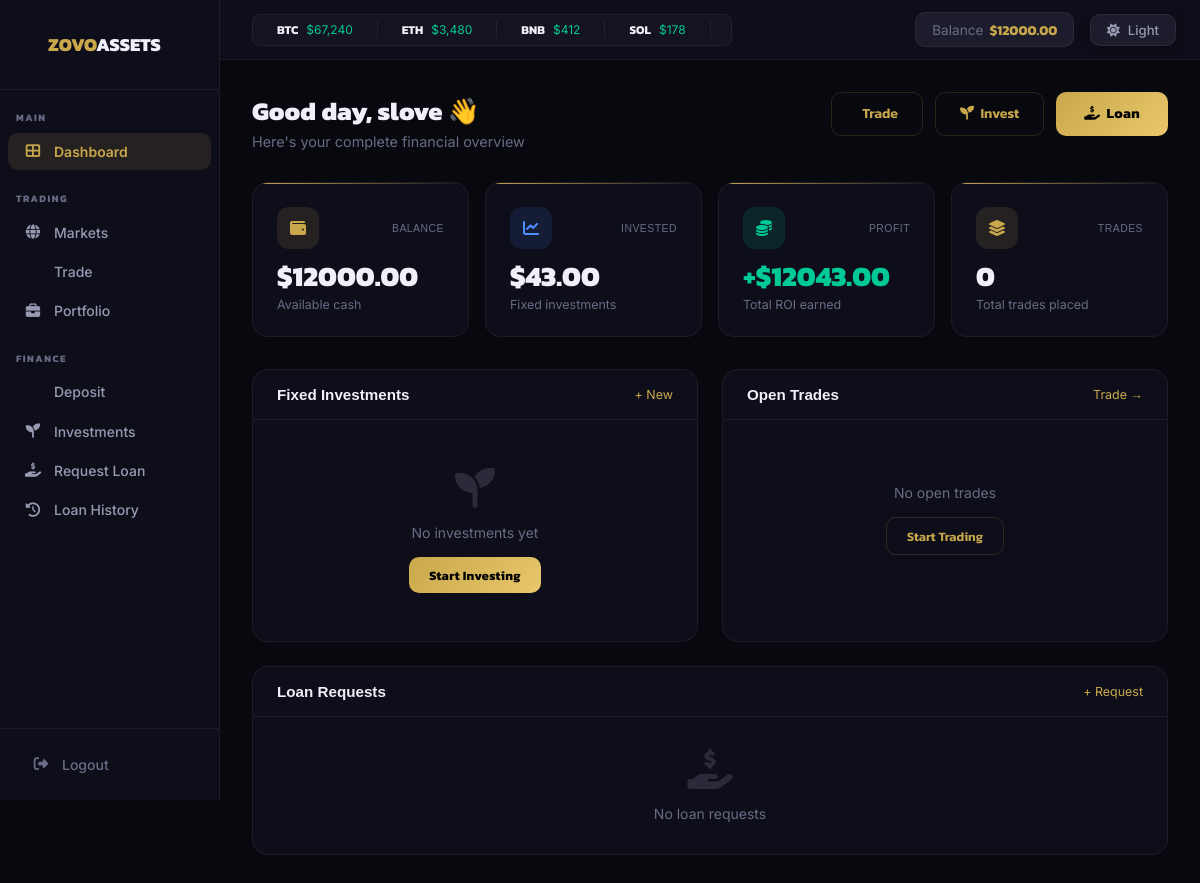
The page /dashboard/ (signed in) on the database its author committed.
### core/models.py (models this page shows, shortened)
class User(AbstractBaseUser, PermissionsMixin):
    full_name = models.CharField(max_length=150)
    email = models.EmailField(unique=True)
    phone = models.CharField(max_length=20, blank=True)
    is_active = models.BooleanField(default=True)
    is_staff = models.BooleanField(default=False)
    date_joined = models.DateTimeField(auto_now_add=True)
    USERNAME_FIELD = "email"
    REQUIRED_FIELDS = ["full_name"]
    objects = UserManager()

class Wallet(models.Model):
    user = models.OneToOneField(User, on_delete=models.CASCADE, related_name="wallet")
    balance = models.DecimalField(max_digits=14, decimal_places=2, default=0)
    total_invested = models.DecimalField(max_digits=14, decimal_places=2, default=0)
    total_profit = models.DecimalField(max_digits=14, decimal_places=2, default=0)
    created_at = models.DateTimeField(auto_now_add=True)
    updated_at = models.DateTimeField(auto_now=True)

### core/views.py (the view)
# urls.py: path("dashboard/", views.dashboard, name="dashboard"),
@login_required
def dashboard(request):
    user = request.user
    wallet = user.wallet
    investments = user.investments.select_related("plan").order_by("-created_at")
    loans = user.loans.order_by("-created_at")
    active_investment = investments.filter(status="active").first()
    pending_investment = investments.filter(status="pending").first()
    open_trades = user.trades.filter(status="open").select_related("asset") if hasattr(user, 'trades') else []
    trade_count = user.trades.count() if hasattr(user, 'trades') else 0
    return render(request, "core/dashboard.html", {
        "wallet": wallet,
        "investments": investments,
        "loans": loans,
        "active_investment": active_investment,
        "pending_investment": pending_investment,
        "open_trades": open_trades,
        "trade_count": trade_count,
    })

### templates/core/dashboard.html (shortened to what this page needs)
{% extends "base.html" %}
{% block content %}
<div style="display:flex;align-items:flex-start;justify-content:space-between;margin-bottom:2rem;flex-wrap:wrap;gap:1rem;">
  <div>
    <h1 style="font-size:1.6rem;font-weight:800;margin-bottom:0.2rem;">Good day, {{ user.full_name.split.0 }} 👋</h1>
    <p style="color:var(--text-muted);font-size:0.9rem;">Here's your complete financial overview</p>
  </div>
  <div style="display:flex;gap:0.75rem;">
    <a href="{% url 'trade' %}" class="btn-outline-gold">Trade</a>
    <a href="{% url 'new_investment' %}" class="btn-outline-gold"><i class="fas fa-seedling" style="margin-right:0.4rem;"></i>Invest</a>
    <a href="{% url 'request_loan' %}" class="btn-gold"><i class="fas fa-hand-holding-usd" style="margin-right:0.4rem;"></i>Loan</a>
  </div>
</div>
<div style="display:grid;grid-template-columns:repeat(4,1fr);gap:1rem;margin-bottom:2rem;">
  <div class="stat-card">
    <div style="display:flex;justify-content:space-between;align-items:center;margin-bottom:0.75rem;">
      <div class="stat-icon" style="background:var(--gold-dim);"><i class="fas fa-wallet" style="color:var(--gold);"></i></div>
      <span style="font-size:0.65rem;color:var(--text-muted);font-family:'Syne',sans-serif;text-transform:uppercase;letter-spacing:0.5px;">Balance</span>
    </div>
    <div class="stat-value">${{ wallet.balance|floatformat:2 }}</div>
    <div class="stat-label">Available cash</div>
  </div>
  <div class="stat-card">
    <div style="display:flex;justify-content:space-between;align-items:center;margin-bottom:0.75rem;">
      <div class="stat-icon" style="background:rgba(77,142,255,0.12);"><i class="fas fa-chart-line" style="color:var(--blue);"></i></div>
      <span style="font-size:0.65rem;color:var(--text-muted);font-family:'Syne',sans-serif;text-transform:uppercase;letter-spacing:0.5px;">Invested</span>
    </div>
    <div class="stat-value">${{ wallet.total_invested|floatformat:2 }}</div>
    <div class="stat-label">Fixed investments</div>
  </div>
  <div class="stat-card">
    <div style="display:flex;justify-content:space-between;align-items:center;margin-bottom:0.75rem;">
      <div class="stat-icon" style="background:rgba(0,200,150,0.12);"><i class="fas fa-coins" style="color:var(--green);"></i></div>
      <span style="font-size:0.65rem;color:var(--text-muted);font-family:'Syne',sans-serif;text-transform:uppercase;letter-spacing:0.5px;">Profit</span>
    </div>
    <div class="stat-value" style="color:var(--green);">+${{ wallet.total_profit|floatformat:2 }}</div>
    <div class="stat-label">Total ROI earned</div>
  </div>
  <div class="stat-card">
    <div style="display:flex;justify-content:space-between;align-items:center;margin-bottom:0.75rem;">
      <div class="stat-icon" style="background:rgba(201,168,76,0.12);"><i class="fas fa-layer-group" style="color:var(--gold);"></i></div>
      <span style="font-size:0.65rem;color:var(--text-muted);font-family:'Syne',sans-serif;text-transform:uppercase;letter-spacing:0.5px;">Trades</span>
    </div>
    <div class="stat-value">{{ trade_count }}</div>
    <div class="stat-label">Total trades placed</div>
  </div>
</div>
<div style="display:grid;grid-template-columns:1fr 1fr;gap:1.5rem;margin-bottom:1.5rem;">
  <div class="z-card" style="padding:0;overflow:hidden;">
    <div style="padding:1rem 1.5rem;border-bottom:1px solid var(--border-soft);display:flex;justify-content:space-between;align-items:center;">
      <h3 style="font-family:'Syne',sans-serif;font-size:0.95rem;font-weight:700;">Fixed Investments</h3>
      <a href="{% url 'new_investment' %}" style="font-size:0.78rem;color:var(--gold);">+ New</a>
    </div>
    {% if investments %}
    <table class="z-table">
      <thead><tr><th>Plan</th><th>Amount</th><th>Profit</th><th>Status</th></tr></thead>
      <tbody>
        {% for inv in investments %}
        <tr>
          <td><span style="font-family:'Syne',sans-serif;font-weight:600;">{{ inv.plan.name }}</span><br><span style="font-size:0.72rem;color:var(--text-muted);">{{ inv.plan.roi_percent }}% / {{ inv.plan.duration_days }}d</span></td>
          <td style="font-family:'Syne',sans-serif;font-weight:600;">${{ inv.amount|floatformat:2 }}</td>
          <td style="color:var(--green);font-family:'Syne',sans-serif;">{% if inv.profit %}+${{ inv.profit|floatformat:2 }}{% else %}<span style="color:var(--text-muted);">—</span>{% endif %}</td>
          <td><span class="z-badge badge-{{ inv.status }}">{{ inv.get_status_display }}</span></td>
        </tr>
        {% endfor %}
      </tbody>
    </table>
    {% else %}
    <div class="empty-state"><i class="fas fa-seedling"></i><p style="font-size:0.875rem;margin-bottom:1rem;">No investments yet</p><a href="{% url 'new_investment' %}" class="btn-gold" style="font-size:0.8rem;padding:0.55rem 1.25rem;">Start Investing</a></div>
    {% endif %}
  </div>
  <div class="z-card" style="padding:0;overflow:hidden;">
    <div style="padding:1rem 1.5rem;border-bottom:1px solid var(--border-soft);display:flex;justify-content:space-between;align-items:center;">
      <h3 style="font-family:'Syne',sans-serif;font-size:0.95rem;font-weight:700;">Open Trades</h3>
      <a href="{% url 'trade' %}" style="font-size:0.78rem;color:var(--gold);">Trade →</a>
    </div>
    {% if open_trades %}
    <table class="z-table">
      <thead><tr><th>Asset</th><th>Entry</th><th>P&L</th><th></th></tr></thead>
      <tbody>
        {% for t in open_trades %}
        <tr>
          <td><strong style="font-family:'Syne',sans-serif;">{{ t.asset.symbol }}</strong><br><span style="font-size:0.72rem;color:var(--text-muted);">{{ t.quantity|floatformat:4 }} units</span></td>
          <td>${{ t.entry_price|floatformat:2 }}</td>
          <td class="{% if t.unrealized_pnl >= 0 %}up{% else %}down{% endif %}" style="font-family:'Syne',sans-serif;font-weight:700;">{% if t.unrealized_pnl >= 0 %}+{% endif %}${{ t.unrealized_pnl|floatformat:2 }}</td>
          <td><a href="/trading/trade/{{ t.asset.symbol }}/" style="font-size:0.78rem;color:var(--gold);">View</a></td>
        </tr>
        {% endfor %}
      </tbody>
    </table>
    {% else %}
    <div class="empty-state"><p style="font-size:0.875rem;margin-bottom:1rem;">No open trades</p><a href="{% url 'trade' %}" class="btn-outline-gold" style="font-size:0.8rem;padding:0.55rem 1.25rem;">Start Trading</a></div>
    {% endif %}
  </div>
</div>
<div class="z-card" style="padding:0;overflow:hidden;">
  <div style="padding:1rem 1.5rem;border-bottom:1px solid var(--border-soft);display:flex;justify-content:space-between;align-items:center;">
    <h3 style="font-family:'Syne',sans-serif;font-size:0.95rem;font-weight:700;">Loan Requests</h3>
    <a href="{% url 'request_loan' %}" style="font-size:0.78rem;color:var(--gold);">+ Request</a>
  </div>
  {% if loans %}
  <table class="z-table">
    <thead><tr><th>Amount</th><th>Purpose</th><th>Status</th><th>Date</th></tr></thead>
    <tbody>
      {% for loan in loans %}
      <tr>
        <td style="font-family:'Syne',sans-serif;font-weight:700;">${{ loan.amount|floatformat:2 }}</td>
        <td style="color:var(--text-muted);font-size:0.875rem;">{{ loan.purpose|truncatechars:50 }}</td>
        <td><span class="z-badge badge-{{ loan.status }}">{{ loan.get_status_display }}</span></td>
        <td style="font-size:0.8rem;color:var(--text-muted);">{{ loan.created_at|date:"M d, Y" }}</td>
      </tr>
      {% endfor %}
    </tbody>
  </table>
  {% else %}
  <div class="empty-state" style="padding:2rem;"><i class="fas fa-hand-holding-usd"></i><p style="font-size:0.875rem;">No loan requests</p></div>
  {% endif %}
</div>
{% endblock %}

### templates/base.html (shortened to what this page needs)
<!DOCTYPE html>
<html lang="en">
<head>
<link href="https://cdnjs.cloudflare.com/ajax/libs/font-awesome/6.4.0/css/all.min.css" rel="stylesheet">
</head>
<body>
{% if user.is_authenticated %}
<aside class="sidebar">
  <div class="sidebar-logo">
    <a href="/" style="display:flex;align-items:center;gap:0.4rem;">
      <span class="logo-text">ZOVO<span>ASSETS</span></span>
    </a>
  </div>
  <div class="sidebar-section">Main</div>
  <a href="{% url 'dashboard' %}" class="{% if request.resolver_match.url_name == 'dashboard' %}active{% endif %}">
    <i class="fas fa-th-large"></i> Dashboard
  </a>
  <div class="sidebar-section">Trading</div>
  <a href="{% url 'market' %}" class="{% if request.resolver_match.url_name == 'market' %}active{% endif %}">
    <i class="fas fa-globe"></i> Markets
  </a>
  <a href="{% url 'trade' %}" class="{% if 'trade' in request.resolver_match.url_name %}active{% endif %}">
     Trade
  </a>
  <a href="{% url 'portfolio' %}" class="{% if request.resolver_match.url_name == 'portfolio' %}active{% endif %}">
    <i class="fas fa-briefcase"></i> Portfolio
  </a>
  <div class="sidebar-section">Finance</div>
  <a href="{% url 'deposit' %}" class="{% if request.resolver_match.url_name == 'deposit' or request.resolver_match.url_name == 'deposit_history' %}active{% endif %}">
     Deposit
  </a>
  <a href="{% url 'new_investment' %}" class="{% if request.resolver_match.url_name == 'new_investment' %}active{% endif %}">
    <i class="fas fa-seedling"></i> Investments
  </a>
  <a href="{% url 'request_loan' %}" class="{% if request.resolver_match.url_name == 'request_loan' %}active{% endif %}">
    <i class="fas fa-hand-holding-usd"></i> Request Loan
  </a>
  <a href="{% url 'loan_history' %}" class="{% if request.resolver_match.url_name == 'loan_history' %}active{% endif %}">
    <i class="fas fa-history"></i> Loan History
  </a>
  <div class="sidebar-bottom">
    <a href="{% url 'logout' %}"><i class="fas fa-sign-out-alt"></i> Logout</a>
  </div>
</aside>
<header class="topbar">
  <div class="topbar-left">
    <div class="ticker-bar" style="width:480px;border-radius:8px;border:1px solid var(--border-soft);">
      <div class="ticker-track" id="topTicker"></div>
    </div>
  </div>
  <div class="topbar-right">
    <div class="topbar-balance" id="topBalance">
      <span>Balance</span><strong>${{ user.wallet.balance|floatformat:2 }}</strong>
    </div>
    <div class="topbar-user">
      <div class="topbar-avatar">{{ user.full_name|slice:":2"|upper }}</div>
      <span>{{ user.full_name.split.0 }}</span>
    </div>
  </div>
</header>
<button id="themeToggle" onclick="toggleTheme()" style="position:fixed;top:14px;right:1.5rem;z-index:9999;background:var(--dark-4);border:1px solid var(--border-soft);border-radius:10px;padding:0.45rem 1rem;cursor:pointer;display:flex;align-items:center;gap:0.5rem;color:var(--text-soft);font-size:0.82rem;font-family:'Inter',sans-serif;font-weight:500;transition:all 0.2s;box-shadow:0 2px 12px rgba(0,0,0,0.3);">
  <i class="fas fa-sun" id="themeIcon"></i>
  <span id="themeLabel">Light</span>
</button>
<div class="main-content">
  <div class="page-body">
    {% block content %}{% endblock %}
  </div>
</div>
{% else %}
{% block auth_content %}{% endblock %}
{% endif %}
</body>
</html>

### rows shown on the page
User: wallet.balance "12000.00", full_name.split.0 "slove"
Wallet: balance "12000.00", total_invested "43.00", total_profit "12043.00"

### other values the page prints
{{ trade_count }} "0"
